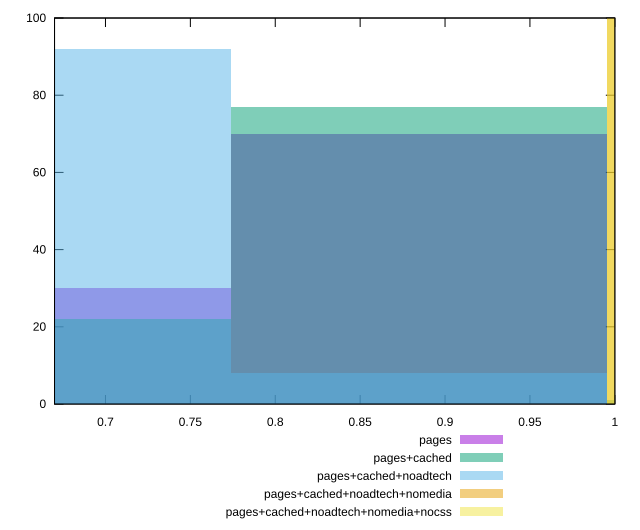

This chart was generated by the following gnuplot code:
reset

$pages <<EOF
0.6635223174616774 30
0.8846964232822366 70
EOF

$pagesCached <<EOF
0.8846964232822366 77
0.6635223174616774 22
1.1058705291027957 1
EOF

$pagesCachedNoadtech <<EOF
0.6635223174616774 92
0.8846964232822366 8
EOF

$pagesCachedNoadtechNomedia <<EOF
1.1058705291027957 100
EOF

$pagesCachedNoadtechNomediaNocss <<EOF
1.1058705291027957 100
EOF

set key outside below
set boxwidth 0.22117410582055916
set xrange [0.67:1]
set yrange [0:100]
set trange [0:100]
set style fill transparent solid 0.5 noborder
set terminal svg size 640, 530 enhanced background rgb 'white'
set output "report_00018_2021-02-10T15-25-16.877Z/offscreen-images/comparison/histogram/all_score.svg"

plot $pages title "pages" with boxes, \
     $pagesCached title "pages+cached" with boxes, \
     $pagesCachedNoadtech title "pages+cached+noadtech" with boxes, \
     $pagesCachedNoadtechNomedia title "pages+cached+noadtech+nomedia" with boxes, \
     $pagesCachedNoadtechNomediaNocss title "pages+cached+noadtech+nomedia+nocss" with boxes

reset
